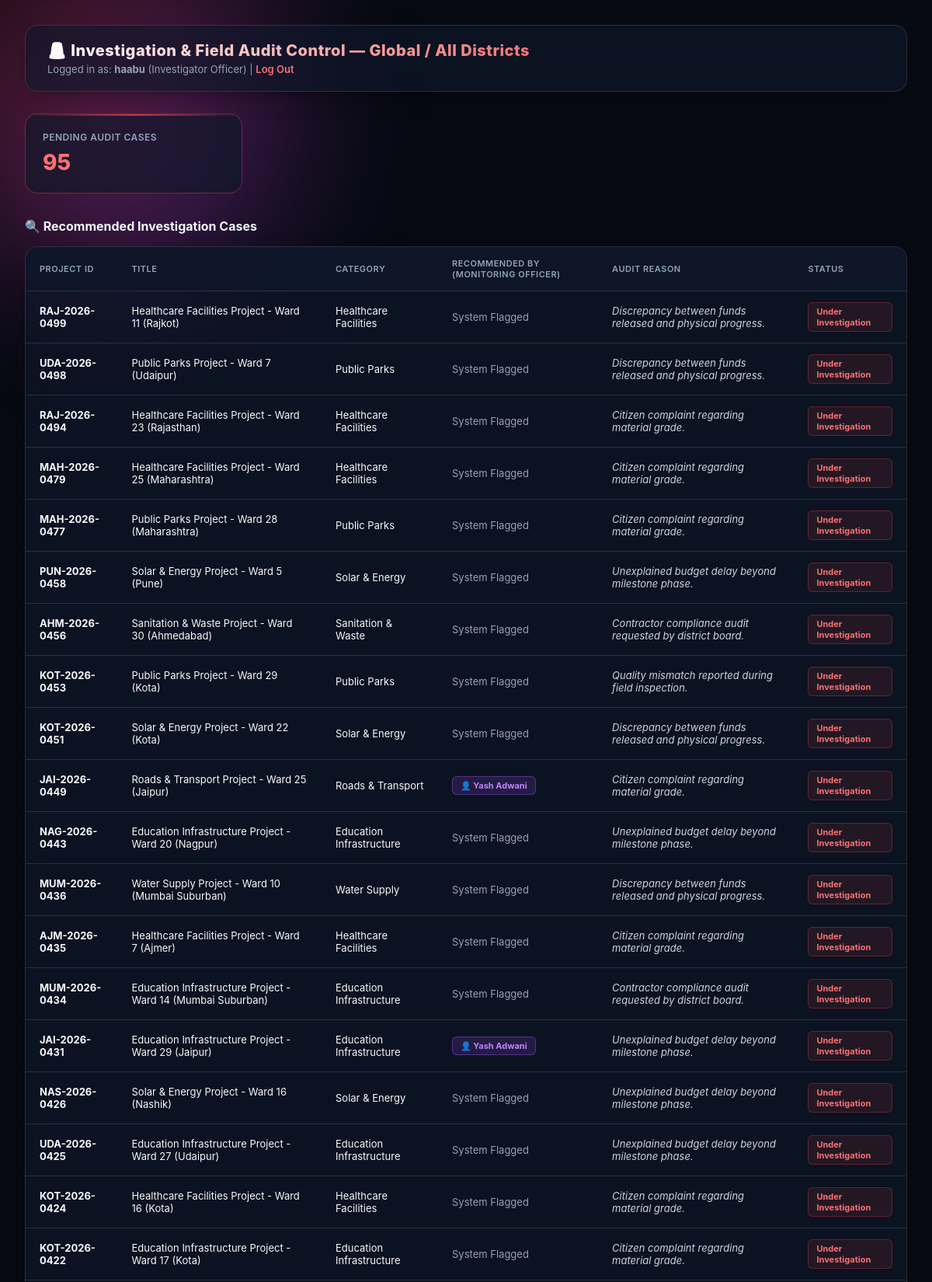
The page /investigation/dashboard/ (signed in, upper part) on the database its author committed.
### accounts/models.py (models this page shows, shortened)
class User(AbstractUser):
    class Role(models.TextChoices):
        SYSTEM_ADMIN = 'SYSTEM_ADMIN', 'System Administrator'
        DISTRICT_ADMIN = 'DISTRICT_ADMIN', 'District Administrator'
        MONITORING_OFFICER = 'MONITORING_OFFICER', 'Monitoring Officer'
        INVESTIGATOR = 'INVESTIGATOR', 'Investigator'
    class Status(models.TextChoices):
        ACTIVE = 'ACTIVE', 'Active'
        INACTIVE = 'INACTIVE', 'Inactive'
        SUSPENDED = 'SUSPENDED', 'Suspended'
    user_id = models.CharField(max_length=20, unique=True, help_text="e.g. ADM-001, OFF-021, INV-008")
    role = models.CharField(max_length=30, choices=Role.choices, default=Role.MONITORING_OFFICER)
    status = models.CharField(max_length=20, choices=Status.choices, default=Status.ACTIVE)
    jurisdiction = models.ForeignKey(
        Jurisdiction, on_delete=models.SET_NULL, null=True, blank=True, related_name='users'
    )
    @property
    def is_system_admin(self):
        return self.role == self.Role.SYSTEM_ADMIN or self.is_superuser

### projects/models.py (models this page shows, shortened)
class Project(models.Model):
    class Status(models.TextChoices):
        PROPOSED = 'PROPOSED', 'Proposed'
        IN_PROGRESS = 'IN_PROGRESS', 'In Progress'
        COMPLETED = 'COMPLETED', 'Completed'
    project_id = models.CharField(max_length=50, unique=True)
    title = models.CharField(max_length=255)
    category = models.CharField(max_length=100)  # e.g., Roads, Healthcare, Education
    jurisdiction = models.ForeignKey(
        'jurisdictions.Jurisdiction',
        on_delete=models.CASCADE,
        related_name='projects',
        null=True,
        blank=True
    )
    location_details = models.CharField(max_length=255)  # e.g., Sanganer Ward 4
    sanctioned_amount = models.DecimalField(max_digits=12, decimal_places=2)
    funds_released = models.DecimalField(max_digits=12, decimal_places=2, default=0.00)
    assigned_monitoring_officer = models.ForeignKey(
        settings.AUTH_USER_MODEL,
        on_delete=models.SET_NULL,
        null=True,
        blank=True,
        related_name='monitored_projects'
    )
    assigned_investigator = models.ForeignKey(
        settings.AUTH_USER_MODEL,
        on_delete=models.SET_NULL,
        null=True,
        blank=True,
        related_name='investigated_projects'
    )
    status = models.CharField(
        max_length=20,
        choices=Status.choices,
        default=Status.PROPOSED
    )
    created_at = models.DateTimeField(auto_now_add=True)
    updated_at = models.DateTimeField(auto_now=True)
    is_under_investigation = models.BooleanField(default=False)
    flagged_by = models.ForeignKey(
        settings.AUTH_USER_MODEL,
        on_delete=models.SET_NULL,
        null=True,
        blank=True,
        related_name='flagged_investigations'
    )
    investigation_reason = models.TextField(blank=True, null=True)

### accounts/views.py (the view)
# urls.py: path('investigation/dashboard/', views.investigation_dashboard, name='investigation_dashboard'),
@login_required(login_url='login')
def investigation_dashboard(request):
    user = request.user
    if not (user.role == User.Role.INVESTIGATOR or user.is_system_admin or user.is_superuser):
        raise PermissionDenied("Access restricted to Investigator Officers.")
    if user.jurisdiction:
        flagged_projects = Project.objects.filter(
            jurisdiction=user.jurisdiction,
            is_under_investigation=True
        ).select_related('flagged_by', 'jurisdiction').order_by('-id')
        jurisdiction_name = user.jurisdiction.name
    else:
        flagged_projects = Project.objects.filter(
            is_under_investigation=True
        ).select_related('flagged_by', 'jurisdiction').order_by('-id')
        jurisdiction_name = "Global / All Districts"
    context = {
        'jurisdiction_name': jurisdiction_name,
        'flagged_projects': flagged_projects,
        'total_audits': flagged_projects.count(),
    }
    return render(request, 'dashboards/investigator.html', context)

### accounts/templates/dashboards/investigator.html (shortened to what this page needs)
<!DOCTYPE html>
<html lang="en">
<head>
</head>
<body>
    <div class="orb orb-1"></div>
    <div class="main-container">
        <div class="header">
            <div>
                <h1>🚨 Investigation & Field Audit Control — {{ jurisdiction_name }}</h1>
                <small>Logged in as: <strong>{{ request.user.username }}</strong> (Investigator Officer) | <a href="{% url 'logout' %}" class="logout-link">Log Out</a></small>
            </div>
        </div>
        <div class="card">
            <h4>Pending Audit Cases</h4>
            <div class="val">{{ total_audits }}</div>
        </div>
        <h2>🔍 Recommended Investigation Cases</h2>
        <table>
            <thead>
                <tr>
                    <th>Project ID</th>
                    <th>Title</th>
                    <th>Category</th>
                    <th>Recommended By (Monitoring Officer)</th>
                    <th>Audit Reason</th>
                    <th>Status</th>
                </tr>
            </thead>
            <tbody>
                {% for project in flagged_projects %}
                <tr>
                    <td><strong>{{ project.project_id }}</strong></td>
                    <td>{{ project.title }}</td>
                    <td>{{ project.category }}</td>
                    <td>
                        {% if project.flagged_by %}
                            <span class="officer-badge">👤 {{ project.flagged_by.get_full_name|default:project.flagged_by.username }}</span>
                        {% else %}
                            <span style="color: var(--text-muted);">System Flagged</span>
                        {% endif %}
                    </td>
                    <td><em style="color: #cbd5e1;">{{ project.investigation_reason|default:"No notes provided." }}</em></td>
                    <td><span class="audit-status">Under Investigation</span></td>
                </tr>
                {% empty %}
                <tr>
                    <td colspan="6" style="text-align: center; color: var(--text-muted);">No projects currently flagged for investigation in {{ jurisdiction_name }}.</td>
                </tr>
                {% endfor %}
            </tbody>
        </table>
    </div>
</body>
</html>

### accounts/templates/dashboards/investigator.html (style rules this page uses)
:root { --glass-bg: rgba(15, 23, 42, 0.65); --glass-border: rgba(255, 255, 255, 0.12); --glass-glow: rgba(239, 68, 68, 0.35); --accent-red: #f87171; --accent-purple: #c084fc; --text-main: #f8fafc; --text-muted: #94a3b8; }
* { box-sizing: border-box; margin: 0; padding: 0; font-family: 'Inter', system-ui, -apple-system, sans-serif; }
body { background-color: #070a12; color: var(--text-main); padding: 32px; margin: 0; min-height: 100vh; position: relative; overflow-x: hidden; }
.orb { position: fixed; border-radius: 50%; filter: blur(100px); z-index: 0; opacity: 0.45; pointer-events: none; animation: float 14s infinite alternate ease-in-out; }
.orb-1 { width: 420px; height: 420px; background: linear-gradient(135deg, #dc2626, #7c3aed); top: -60px; left: -60px; }
.main-container { position: relative; z-index: 10; max-width: 1200px; margin: 0 auto; }
.header { background: var(--glass-bg); backdrop-filter: blur(16px); -webkit-backdrop-filter: blur(16px); border: 1px solid var(--glass-border); border-radius: 16px; padding: 20px 28px; display: flex; justify-content: space-between; align-items: center; margin-bottom: 28px; box-shadow: 0 10px 30px -10px rgba(0, 0, 0, 0.5); }
.header h1 { margin: 0; font-size: 20px; font-weight: 800; letter-spacing: 0.5px; background: linear-gradient(135deg, #ffffff, var(--accent-red)); -webkit-background-clip: text; -webkit-text-fill-color: transparent; }
.header small { color: var(--text-muted); font-size: 13px; margin-top: 4px; display: block; }
.logout-link { color: #f87171; text-decoration: none; font-weight: 600; transition: color 0.2s; }
.card { background: var(--glass-bg); backdrop-filter: blur(16px); -webkit-backdrop-filter: blur(16px); border: 1px solid rgba(239, 68, 68, 0.4); border-radius: 16px; padding: 22px; max-width: 280px; margin-bottom: 32px; position: relative; overflow: hidden; transition: border-color 0.4s ease, box-shadow 0.4s ease; }
.card::before { content: ''; position: absolute; top: 0; left: 0; right: 0; height: 2px; background: linear-gradient(90deg, transparent, #ef4444, transparent); opacity: 0.8; }
.card h4 { margin: 0 0 8px 0; color: var(--text-muted); font-size: 12px; font-weight: 600; text-transform: uppercase; letter-spacing: 0.5px; }
.card .val { font-size: 28px; font-weight: 800; color: var(--accent-red); }
h2 { font-size: 16px; font-weight: 700; color: #f0f6fc; margin-bottom: 16px; display: flex; align-items: center; gap: 8px; }
table { width: 100%; border-collapse: separate; border-spacing: 0; background: var(--glass-bg); backdrop-filter: blur(16px); -webkit-backdrop-filter: blur(16px); border: 1px solid var(--glass-border); border-radius: 16px; overflow: hidden; margin-bottom: 32px; box-shadow: 0 10px 30px -10px rgba(0, 0, 0, 0.5); }
th, td { padding: 14px 18px; text-align: left; font-size: 13px; border-bottom: 1px solid var(--glass-border); }
th { background: rgba(15, 23, 42, 0.85); color: var(--text-muted); font-weight: 600; text-transform: uppercase; font-size: 11px; letter-spacing: 0.5px; }
tbody tr { transition: background 0.2s ease; }
.officer-badge { background: rgba(168, 85, 247, 0.15); color: var(--accent-purple); border: 1px solid rgba(168, 85, 247, 0.4); padding: 4px 10px; border-radius: 6px; font-size: 11px; font-weight: 700; display: inline-block; backdrop-filter: blur(8px); }
.audit-status { color: var(--accent-red); font-weight: 700; background: rgba(239, 68, 68, 0.1); border: 1px solid rgba(239, 68, 68, 0.3); padding: 4px 10px; border-radius: 6px; font-size: 11px; display: inline-block; }

### rows shown on the page
User: user.username "haabu"
Project: project_id "RAJ-2026-0499", title "Healthcare Facilities Project - Ward 11 (Rajkot)", category "Healthcare Facilities", shows "System Flagged", investigation_reason "Discrepancy between funds released and physical progress."
Project: project_id "UDA-2026-0498", title "Public Parks Project - Ward 7 (Udaipur)", category "Public Parks", shows "System Flagged", investigation_reason "Discrepancy between funds released and physical progress."
Project: project_id "RAJ-2026-0494", title "Healthcare Facilities Project - Ward 23 (Rajasthan)", category "Healthcare Facilities", shows "System Flagged", investigation_reason "Citizen complaint regarding material grade."
Project: project_id "MAH-2026-0479", title "Healthcare Facilities Project - Ward 25 (Maharashtra)", category "Healthcare Facilities", shows "System Flagged", investigation_reason "Citizen complaint regarding material grade."
Project: project_id "MAH-2026-0477", title "Public Parks Project - Ward 28 (Maharashtra)", category "Public Parks", shows "System Flagged", investigation_reason "Citizen complaint regarding material grade."
Project: project_id "PUN-2026-0458", title "Solar & Energy Project - Ward 5 (Pune)", category "Solar & Energy", shows "System Flagged", investigation_reason "Unexplained budget delay beyond milestone phase."
Project: project_id "AHM-2026-0456", title "Sanitation & Waste Project - Ward 30 (Ahmedabad)", category "Sanitation & Waste", shows "System Flagged", investigation_reason "Contractor compliance audit requested by district board."
Project: project_id "KOT-2026-0453", title "Public Parks Project - Ward 29 (Kota)", category "Public Parks", shows "System Flagged", investigation_reason "Quality mismatch reported during field inspection."
Project: project_id "KOT-2026-0451", title "Solar & Energy Project - Ward 22 (Kota)", category "Solar & Energy", shows "System Flagged", investigation_reason "Discrepancy between funds released and physical progress."
Project: project_id "JAI-2026-0449", title "Roads & Transport Project - Ward 25 (Jaipur)", category "Roads & Transport", flagged_by.get_full_name "Yash Adwani", investigation_reason "Citizen complaint regarding material grade."
Project: project_id "NAG-2026-0443", title "Education Infrastructure Project - Ward 20 (Nagpur)", category "Education Infrastructure", shows "System Flagged", investigation_reason "Unexplained budget delay beyond milestone phase."
Project: project_id "MUM-2026-0436", title "Water Supply Project - Ward 10 (Mumbai Suburban)", category "Water Supply", shows "System Flagged", investigation_reason "Discrepancy between funds released and physical progress."
Project: project_id "AJM-2026-0435", title "Healthcare Facilities Project - Ward 7 (Ajmer)", category "Healthcare Facilities", shows "System Flagged", investigation_reason "Citizen complaint regarding material grade."
Project: project_id "MUM-2026-0434", title "Education Infrastructure Project - Ward 14 (Mumbai Suburban)", category "Education Infrastructure", shows "System Flagged", investigation_reason "Contractor compliance audit requested by district board."
Project: project_id "JAI-2026-0431", title "Education Infrastructure Project - Ward 29 (Jaipur)", category "Education Infrastructure", flagged_by.get_full_name "Yash Adwani", investigation_reason "Unexplained budget delay beyond milestone phase."
Project: project_id "NAS-2026-0426", title "Solar & Energy Project - Ward 16 (Nashik)", category "Solar & Energy", shows "System Flagged", investigation_reason "Unexplained budget delay beyond milestone phase."
Project: project_id "UDA-2026-0425", title "Education Infrastructure Project - Ward 27 (Udaipur)", category "Education Infrastructure", shows "System Flagged", investigation_reason "Unexplained budget delay beyond milestone phase."
Project: project_id "KOT-2026-0424", title "Healthcare Facilities Project - Ward 16 (Kota)", category "Healthcare Facilities", shows "System Flagged", investigation_reason "Citizen complaint regarding material grade."
Project: project_id "KOT-2026-0422", title "Education Infrastructure Project - Ward 17 (Kota)", category "Education Infrastructure", shows "System Flagged", investigation_reason "Citizen complaint regarding material grade."

### other values the page prints
{{ jurisdiction_name }} "Global / All Districts"
{{ total_audits }} "95"
